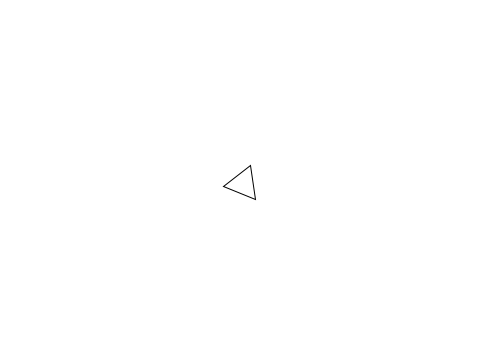
Frame 1 (no input)
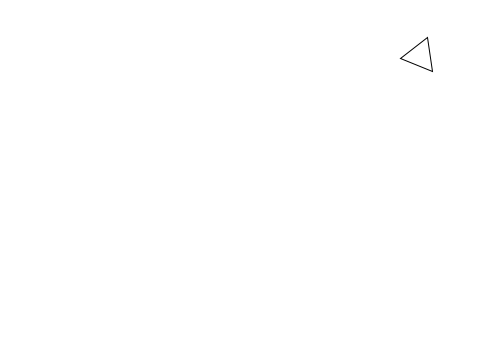
Frame 60 (the mouse pressed at the canvas centre just before this capture)
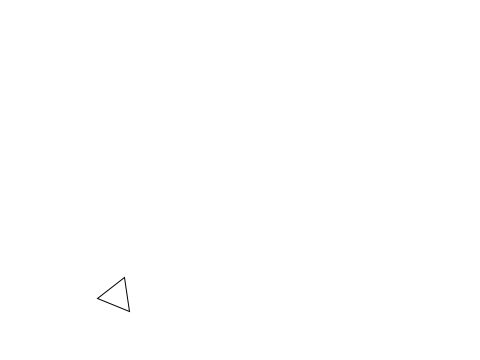
Frame 120 (the mouse held since frame 60 and released just before this capture)

The Processing sketch that drew these frames (run headless with seeded random() and noise(); from frame 60 on, the mouse is pressed at the canvas centre):

// Processing sketch: myVehicle
// ── myVehicle.pde
  //myVehicle
  class Vehicle {
    PVector location;
    PVector velocity;
    PVector acceleration;
    float len;
  
    Vehicle() {
      location = new PVector(width / 2, height / 2);
      velocity = new PVector(3.0, 4.0);
      acceleration = new PVector(0.0, 0.0);
      len = 20;
    }
  
    void move() {
      velocity.add(acceleration);
      location.add(velocity);
      if (location.x > width) {
        location.x = 0;
      }
      if (location.x < 0) {
        location.x = width;
      }
      if (location.y > height) {
        location.y = 0;
      }
      if (location.y < 0) {
        location.y = height;
      }
    }
  
    void display() {
      pushMatrix();
      translate(location.x, location.y);
      rotate(velocity.heading());
      beginShape();
        vertex(len, 0);
        vertex(len / -2, len / -2 * sqrt(3));
        vertex(-len / 2, len / 2 * sqrt(3));
      endShape(CLOSE);
      popMatrix();
    }
  }
  
  Vehicle vehicle;
  
  void setup() {
    size(480, 360);
    background(255);
    vehicle = new Vehicle();
  }
  
  void draw() {
    background(255);
    vehicle.move();
    vehicle.display();
  }
